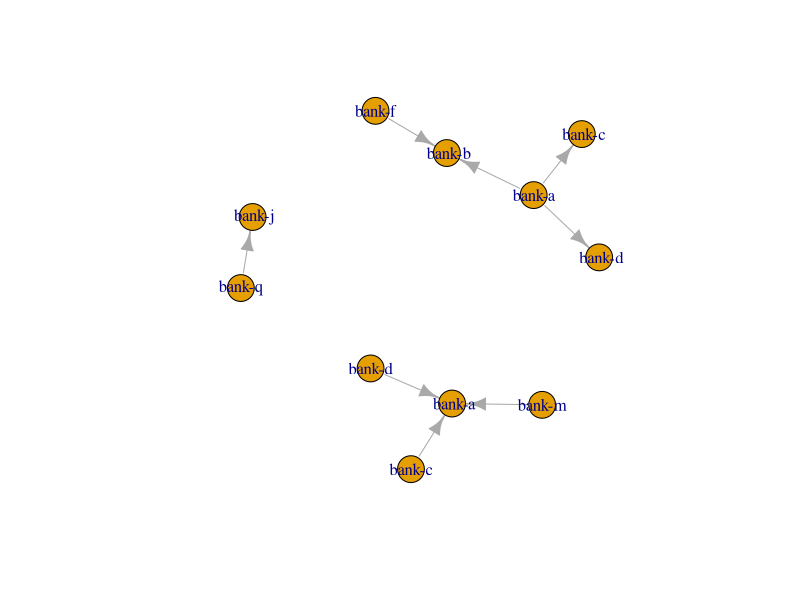
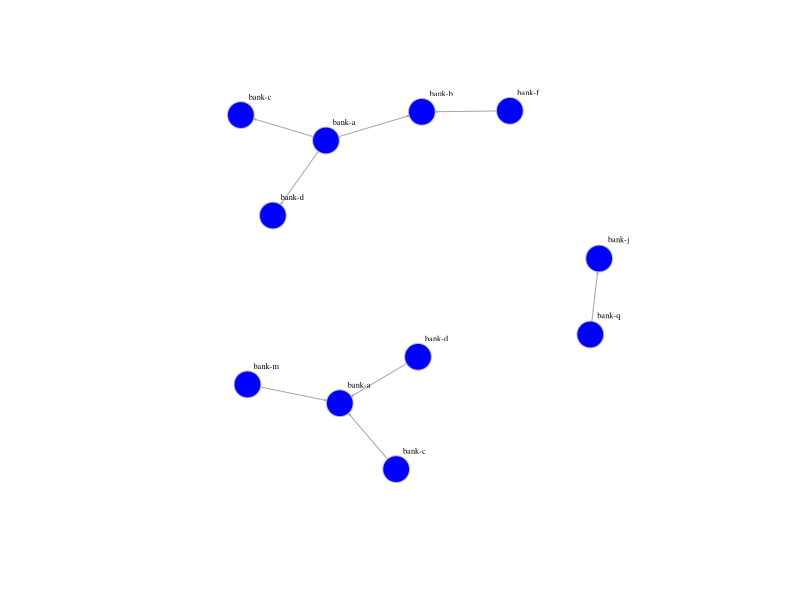

Here is the R script that generated these plots, in order:
## ---- chunk 1
knitr::opts_chunk$set(echo = TRUE)
## ---- chunk 2
df = read.csv("input/simple_network.csv")
df
## ---- chunk 3
# install.packages("igraph")
library(igraph)
## ---- chunk 4
graph_object = graph_from_data_frame(df)
graph_object
## ---- chunk 5
plot(graph_object)
## ---- chunk 6
layout <- layout.fruchterman.reingold(graph_object)
## ---- chunk 7
plot(graph_object, 
     edge.arrow.size=.1, 
     vertex.color="blue", 
     vertex.size=15,
     vertex.frame.color="gray",  
     vertex.label.color="black", 
     vertex.label.cex=0.5, 
     vertex.label.dist=2, # change
     edge.curved=0,
     layout=layout) 
